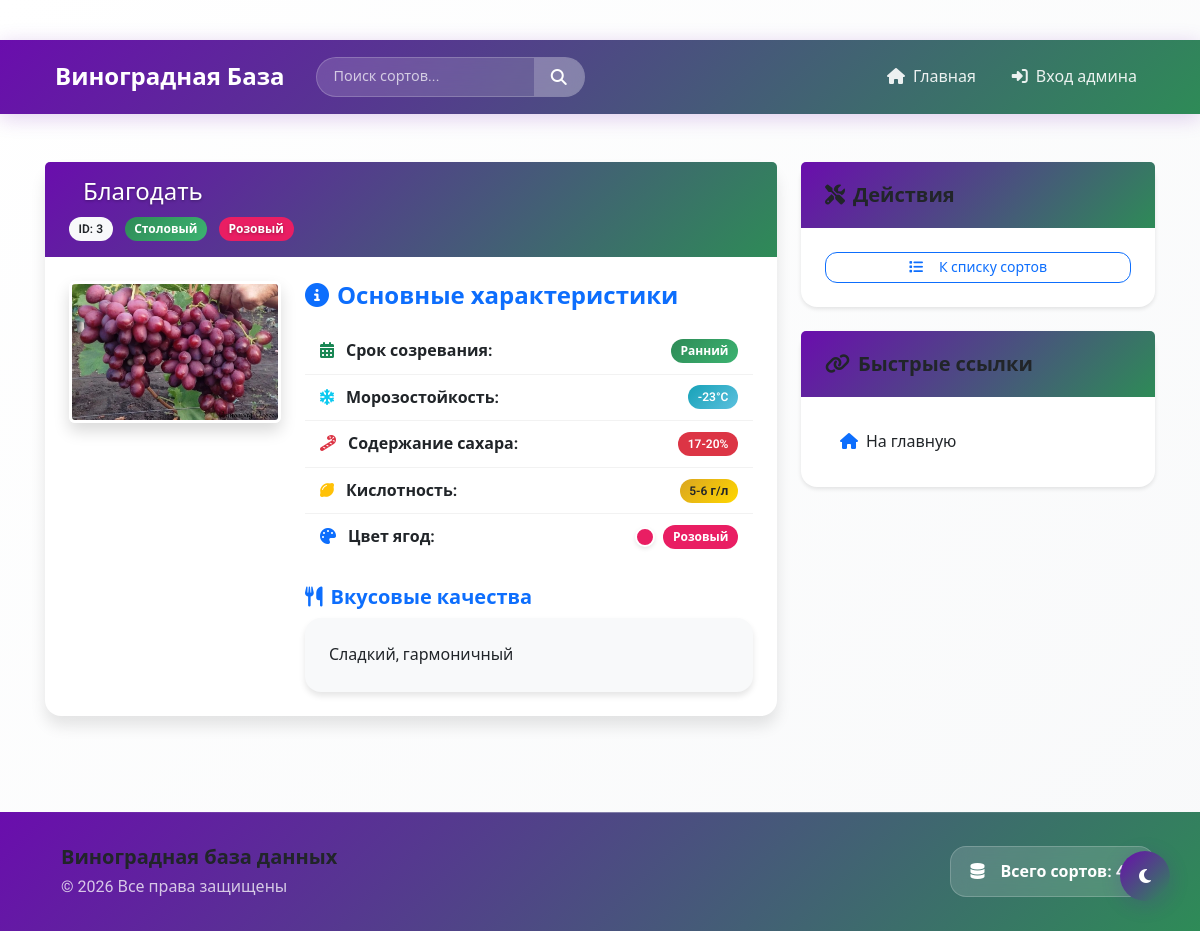
Page /view/3 on the committed database.
### tables this page shows
CREATE TABLE grape_varieties (
            id INTEGER PRIMARY KEY,
            name TEXT NOT NULL UNIQUE,
            purpose TEXT,
            ripening_period TEXT,
            frost_resistance TEXT,
            berry_color TEXT,
            taste TEXT,
            sugar_content TEXT,
            acidity TEXT,
            image_url TEXT,
            created_at TIMESTAMP DEFAULT CURRENT_TIMESTAMP,
            updated_at TIMESTAMP DEFAULT CURRENT_TIMESTAMP
        );

### app.py (the view)
@app.route('/view/<int:id>')
def view_variety(id):
    conn = get_db_connection()
    variety = conn.execute('SELECT * FROM grape_varieties WHERE id = ?', (id,)).fetchone()
    conn.close()
    if variety is None:
        flash('❌ Сорт не найден', 'error')
        return redirect(url_for('user_home'))
    log_activity('view_variety', f'id={id}')
    return render_template('view.html', variety=variety)

### app.py (called while the page is built)
def get_db_connection():
    conn = sqlite3.connect(DATABASE)
    conn.row_factory = sqlite3.Row
    return conn

def log_activity(action, details=""):
    try:
        conn = get_db_connection()
        user = 'admin' if session.get('is_admin') else 'guest'
        ip = request.remote_addr
        conn.execute('''
            INSERT INTO activity_logs (user, action, details, ip_address)
            VALUES (?, ?, ?, ?)
        ''', (user, action, details, ip))
        conn.commit()
        conn.close()
    except Exception as e:
        print(f"⚠️ Ошибка логирования: {e}")

def get_color_code(color_name):
    color_map = {
        'Белый': '#FFFFFF',
        'Зеленый': '#4CAF50',
        'Розовый': '#E91E63',
        'Красный': '#F44336',
        'Синий': '#2196F3',
        'Фиолетовый': '#9C27B0',
        'Тёмно-синий': '#303F9F',
        'Чёрный': '#212121',
        'Желтый': '#FFEB3B',
        'Оранжевый': '#FF9800'
    }
    return color_map.get(color_name, '#CCCCCC')

@app.context_processor
def inject_template_vars():
    def is_admin():
        return session.get('is_admin', False)
    def total_count():
        try:
            conn = get_db_connection()
            count = conn.execute('SELECT COUNT(*) FROM grape_varieties').fetchone()[0]
            conn.close()
            return count
        except:
            return 0
    def now():
        return datetime.now()
    def get_default_image_url():
        return '/static/images/default-grape.jpg'
    return dict(
        is_admin=is_admin,
        total_count=total_count,
        now=now,
        get_default_image_url=get_default_image_url,
        get_color_code=get_color_code,
        get_ripening_category=get_ripening_category,
        parse_frost_resistance=parse_frost_resistance
    )

### templates/view.html (shortened to what this page needs)
{% extends "base.html" %}
{% block content %}
<div class="row">
    <div class="col-lg-8">
        <div class="card shadow-lg border-0 mb-4">
            <div class="card-header py-3" style="background: linear-gradient(135deg, var(--grape-primary), var(--grape-secondary));">
                <div class="d-flex justify-content-between align-items-center">
                    <div>
                        <h1 class="h4 mb-0 text-white">
                            {{ variety.name }}
                        </h1>
                        <div class="mt-2">
                            <span class="badge bg-light text-dark me-2">
                                ID: {{ variety.id }}
                            </span>
                            <span class="badge bg-{{ 'success' if variety.purpose == 'Столовый' else 'info' if variety.purpose == 'Винный' else 'warning' }} me-2">
                                {{ variety.purpose }}
                            </span>
                            {% if variety.berry_color %}
                            <span class="badge text-white" style="background-color: {{ get_color_code(variety.berry_color) }}">
                                {{ variety.berry_color }}
                            </span>
                            {% endif %}
                        </div>
                    </div>
                </div>
            </div>
            <div class="card-body p-4">
                <div class="row">
                    <div class="col-md-4 mb-3 mb-md-0">
                        <div class="text-center">
                            {% if variety.image_url %}
                            <img src="{{ variety.image_url }}"
                                 alt="{{ variety.name }}"
                                 class="img-fluid rounded shadow"
                                 style="max-height: 250px; object-fit: cover;"
                                 onerror="this.onerror=null; this.src='{{ get_default_image_url() }}';">
                            {% else %}
                            <img src="{{ get_default_image_url() }}"
                                 alt="{{ variety.name }}"
                                 class="img-fluid rounded shadow"
                                 style="max-height: 250px; object-fit: cover;">
                            {% endif %}
                        </div>
                    </div>
                    <div class="col-md-8">
                        <h4 class="mb-3 text-primary">
                            <i class="fas fa-info-circle me-2"></i>Основные характеристики
                        </h4>
                        <div class="list-group list-group-flush">
                            {% if variety.ripening_period %}
                            <div class="list-group-item d-flex justify-content-between align-items-center">
                                <div>
                                    <i class="fas fa-calendar-alt text-success me-2"></i>
                                    <strong>Срок созревания:</strong>
                                </div>
                                <span class="badge bg-success">{{ variety.ripening_period }}</span>
                            </div>
                            {% endif %}
                            {% if variety.frost_resistance %}
                            <div class="list-group-item d-flex justify-content-between align-items-center">
                                <div>
                                    <i class="fas fa-snowflake text-info me-2"></i>
                                    <strong>Морозостойкость:</strong>
                                </div>
                                <span class="badge bg-info">{{ variety.frost_resistance }}</span>
                            </div>
                            {% endif %}
                            {% if variety.sugar_content %}
                            <div class="list-group-item d-flex justify-content-between align-items-center">
                                <div>
                                    <i class="fas fa-candy-cane text-danger me-2"></i>
                                    <strong>Содержание сахара:</strong>
                                </div>
                                <span class="badge bg-danger">{{ variety.sugar_content }}</span>
                            </div>
                            {% endif %}
                            {% if variety.acidity %}
                            <div class="list-group-item d-flex justify-content-between align-items-center">
                                <div>
                                    <i class="fas fa-lemon text-warning me-2"></i>
                                    <strong>Кислотность:</strong>
                                </div>
                                <span class="badge bg-warning text-dark">{{ variety.acidity }}</span>
                            </div>
                            {% endif %}
                            {% if variety.berry_color %}
                            <div class="list-group-item d-flex justify-content-between align-items-center">
                                <div>
                                    <i class="fas fa-palette text-primary me-2"></i>
                                    <strong>Цвет ягод:</strong>
                                </div>
                                <div class="d-flex align-items-center">
                                    <div class="color-indicator me-2"
                                         style="background-color: {{ get_color_code(variety.berry_color) }}; width: 20px; height: 20px;"></div>
                                    <span class="badge" style="background-color: {{ get_color_code(variety.berry_color) }}; color: white">
                                        {{ variety.berry_color }}
                                    </span>
                                </div>
                            </div>
                            {% endif %}
                        </div>
                        <div class="mt-4">
                            <h5 class="text-primary">
                                <i class="fas fa-utensils me-2"></i>Вкусовые качества
                            </h5>
                            {% if variety.taste %}
                            <div class="card bg-light border-0 mt-2">
                                <div class="card-body">
                                    <p class="card-text">{{ variety.taste }}</p>
                                </div>
                            </div>
                            {% else %}
                            <div class="alert alert-info mt-2">
                                <i class="fas fa-info-circle me-2"></i>
                                Описание вкуса отсутствует
                            </div>
                            {% endif %}
                        </div>
                    </div>
                </div>
            </div>
        </div>
    </div>
    <div class="col-lg-4">
        <div class="card shadow-sm border-0 mb-4">
            <div class="card-header bg-light">
                <h5 class="mb-0">
                    <i class="fas fa-tools me-2"></i>Действия
                </h5>
            </div>
            <div class="card-body">
                <div class="d-grid gap-2">
                    <a href="{{ url_for('user_home') }}" class="btn btn-outline-primary btn-sm">
                        <i class="fas fa-list me-2"></i>К списку сортов
                    </a>
                </div>
            </div>
        </div>
        <div class="card shadow-sm border-0">
            <div class="card-header bg-light">
                <h5 class="mb-0">
                    <i class="fas fa-link me-2"></i>Быстрые ссылки
                </h5>
            </div>
            <div class="card-body">
                <div class="list-group list-group-flush">
                    <a href="{{ url_for('user_home') }}" class="list-group-item list-group-item-action py-2">
                        <i class="fas fa-home text-primary me-2"></i>На главную
                    </a>
                </div>
            </div>
        </div>
    </div>
</div>
{% endblock %}

### static/css/main.css (style rules this page uses)
* { margin: 0; padding: 0; box-sizing: border-box; }
html { scroll-behavior: smooth; }
body { font-family: 'Roboto', 'Segoe UI', -apple-system, BlinkMacSystemFont, sans-serif; background: var(--gradient-light); min-height: 100vh; transition: all var(--transition-base); color: var(--grape-dark); line-height: 1.6; -webkit-font-smoothing: antialiased; -moz-osx-font-smoothing: grayscale; }
body.has-fixed-nav { padding-top: 40px; }
h1, h2, h3, h4, h5, h6 { font-weight: 600; line-height: 1.3; margin-bottom: 0.5rem; color: var(--grape-dark); }
p { margin-bottom: 1rem; }
a { color: var(--grape-primary); text-decoration: none; transition: color var(--transition-base); }
.card { overflow: visible !important; }
.btn { font-weight: 500; border-radius: var(--radius-md); transition: all var(--transition-base); display: inline-flex; align-items: center; justify-content: center; gap: 0.5rem; }
.card { border: none; border-radius: var(--radius-lg); box-shadow: var(--shadow-md); transition: all var(--transition-base); overflow: hidden; }
.card-header { background: var(--gradient-primary); color: white; border-bottom: none; padding: 1.25rem 1.5rem; font-weight: 600; }
.card-body { padding: 1.5rem; }
.badge { font-weight: 500; padding: 0.35em 0.65em; border-radius: var(--radius-full); }
.badge.bg-success { background: linear-gradient(135deg, var(--grape-green), var(--grape-green-light)) !important; }
.badge.bg-warning { background: linear-gradient(135deg, var(--grape-gold), var(--grape-gold-light)) !important; color: #212529; }
.badge.bg-info { background: linear-gradient(135deg, #17a2b8, #5bc0de) !important; }
.color-indicator { width: 20px; height: 20px; border-radius: 50%; border: 2px solid white; box-shadow: var(--shadow-sm); display: inline-block; vertical-align: middle; transition: all var(--transition-base); }
.shadow-sm { box-shadow: var(--shadow-sm) !important; }
.shadow-lg { box-shadow: var(--shadow-lg) !important; }

### static/css/_variables.css (style rules this page uses)
:root { --grape-primary: #6a0dad; --grape-secondary: #2e8b57; --grape-accent: #ff6b6b; --grape-light: #f8f9fa; --grape-dark: #212529; --grape-text-dark: #e6e6e6; --grape-purple: #6a0dad; --grape-purple-light: #8a2be2; --grape-purple-dark: #4b0082; --grape-green: #2e8b57; --grape-green-light: #3cb371; --grape-red: #dc143c; --grape-red-light: #ff6b6b; --grape-gold: #daa520; --grape-gold-light: #ffd700; --grape-leaf: #228b22; --grape-leaf-light: #32cd32; --grape-dark-bg: #1a1a2e; --grape-card-dark: #16213e; --gradient-primary: linear-gradient(135deg, var(--grape-primary), var(--grape-secondary)); --gradient-secondary: linear-gradient(135deg, var(--grape-red), var(--grape-gold)); --gradient-light: linear-gradient(135deg, #ffffff, var(--grape-light)); --gradient-dark: linear-gradient(135deg, var(--grape-dark-bg), #0f3460); --gradient-admin: linear-gradient(135deg, var(--grape-purple-light), var(--grape-green-light)); --shadow-sm: 0 2px 4px rgba(0,0,0,0.1); --shadow-md: 0 4px 6px rgba(0,0,0,0.1); --shadow-lg: 0 10px 15px rgba(0,0,0,0.1); --shadow-xl: 0 20px 25px rgba(0,0,0,0.15); --shadow-purple: 0 4px 20px rgba(106, 13, 173, 0.2); --radius-sm: 8px; --radius-md: 12px; --radius-lg: 16px; --radius-xl: 20px; --radius-full: 9999px; --transition-fast: 0.15s ease; --transition-base: 0.3s ease; --transition-slow: 0.5s ease; --transition-bounce: cubic-bezier(0.175, 0.885, 0.32, 1.275); }

### static/css/_cards.css (style rules this page uses)
.color-indicator { width: 24px; height: 24px; border-radius: 50%; border: 3px solid white; box-shadow: var(--shadow-sm); display: inline-block; transition: all var(--transition-base); }

### templates/view.html (style rules this page uses)
.color-indicator { transition: transform 0.3s; }
.list-group-item { border-color: rgba(0,0,0,.05); padding: 10px 15px; }
.img-fluid { border: 3px solid #fff; box-shadow: 0 4px 12px rgba(0,0,0,0.1); }
.card-header h1, .card-header .text-white { color: white !important; text-shadow: 0 1px 3px rgba(0, 0, 0, 0.3); }
.badge { font-weight: 600; padding: 0.5em 0.8em; }

### rows in the picture
grape_varieties: name "Благодать", id "3", purpose "Столовый", berry_color "Розовый", ripening_period "Ранний", frost_resistance "-23°C", sugar_content "17-20%", acidity "5-6 г/л", taste "Сладкий, гармоничный"

### other values in the picture
{{ total_count() }} "43"
